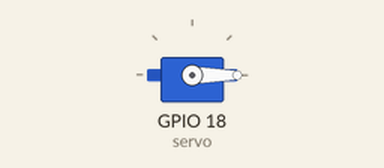
Bench run of a program on a simulated Raspberry Pi (BCM pin numbers). Parts: servo. Servo angles are drawn from the pulse width (0.5 ms = 0°, 2.5 ms = 180°); what the program prints to the terminal is not drawn. At 3.0 s the program stops and its outputs stay as they are.

Above: at 0.1 s.
At 1.1 s:
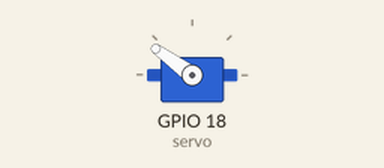
Timing chart, 0 to 3.5 s (numbered marks = the images above):
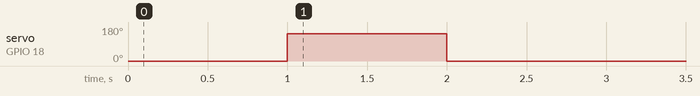

Measured:
- by itself, servo on GPIO 18 (servo): 0° → 144° at 1.0 s, → 0° 1.0 s later

The program:

sa-bo.py
```python
#!/usr/local/bin/python
# -*- coding: utf-8 -*-

import RPi.GPIO as GPIO
import time

GPIO.setmode(GPIO.BCM)

PIN = 18
GPIO.setup(PIN, GPIO.OUT)
servo = GPIO.PWM(PIN, 50)

def reset():
  GPIO.output(PIN, GPIO.LOW)

print "start!!!"

servo.start(0.0)
servo.ChangeDutyCycle(2.4)
time.sleep(1)
servo.ChangeDutyCycle(10.5)
time.sleep(1)
servo.ChangeDutyCycle(2.4)
time.sleep(1)

print "finish!!!"

servo.stop()
reset()
GPIO.cleanup()
```
